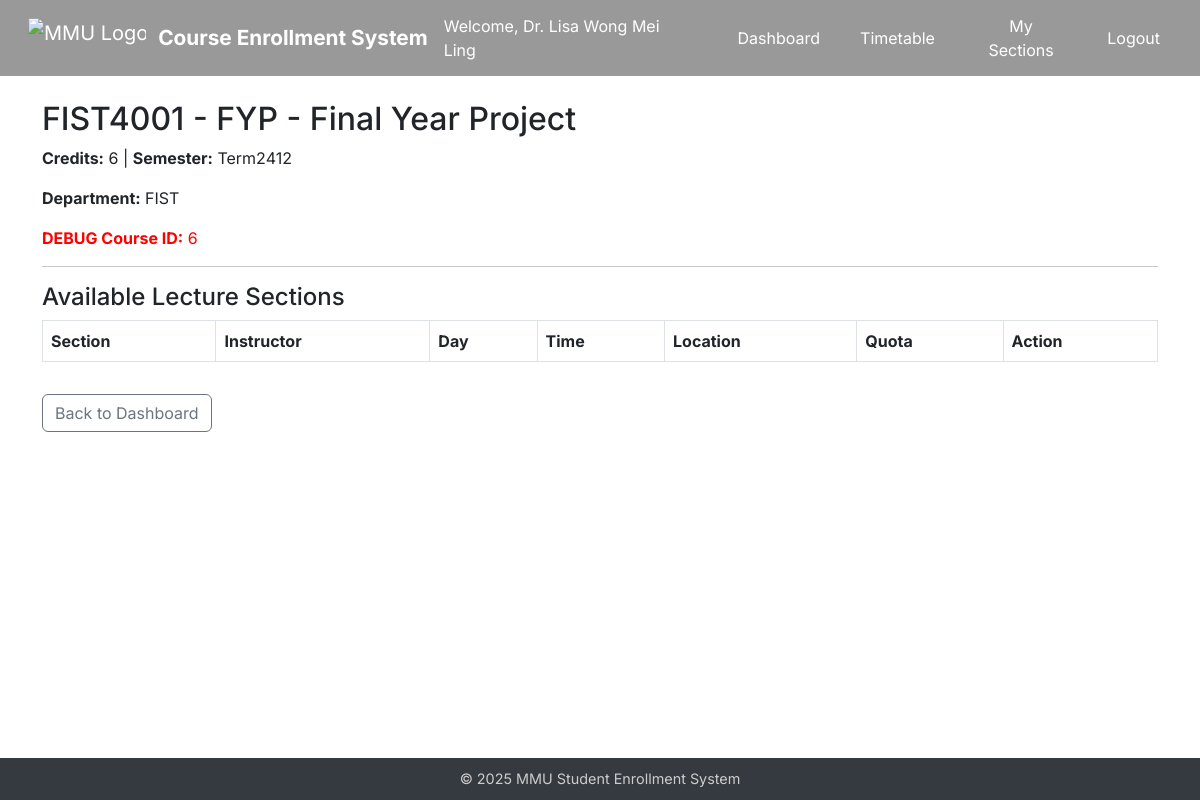
/course/6 (signed in), run on an earlier commit of the app's database.
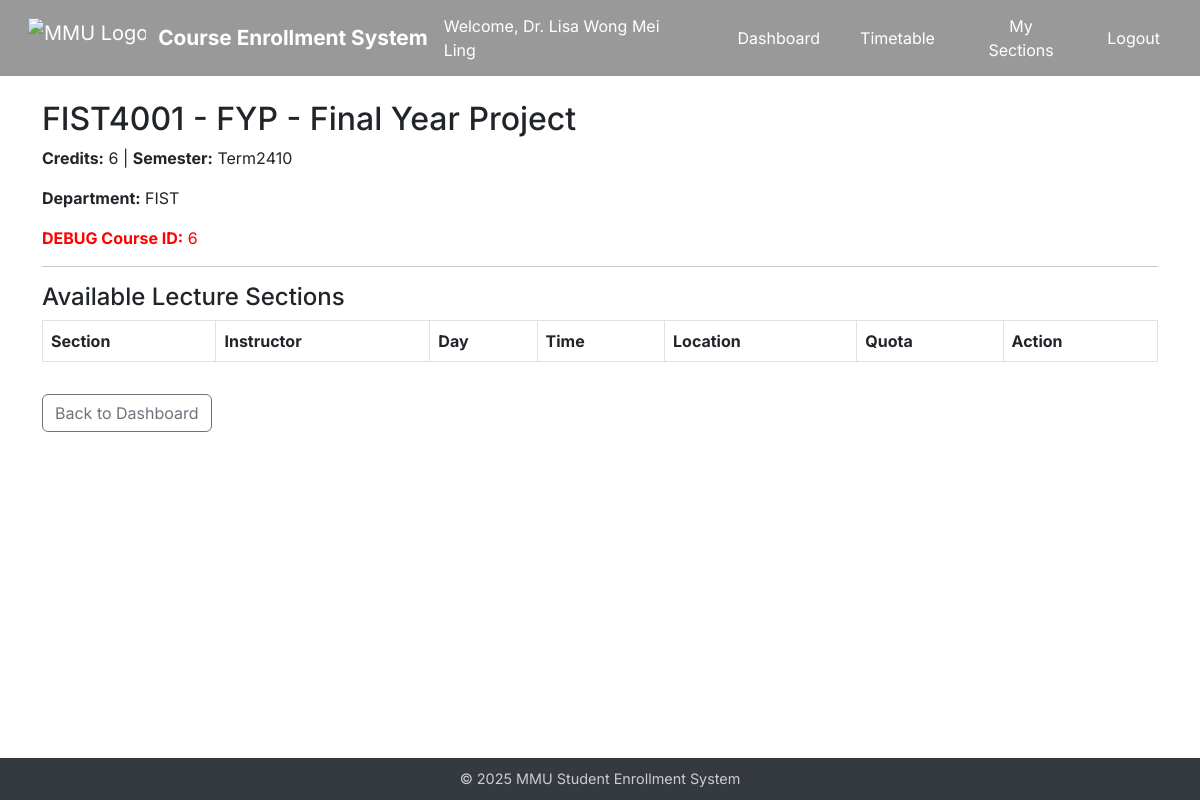
And on a later commit of the database.
### app/models.py (models this page shows)
class Course(db.Model):
    id = db.Column(db.Integer, primary_key=True)
    course_code = db.Column(db.String(10), unique=True)
    course_name = db.Column(db.String(128))
    description = db.Column(db.Text)
    credits = db.Column(db.Integer)
    semester = db.Column(db.String(64))
    department = db.Column(db.String(64))
    prerequisite_id = db.Column(db.Integer, db.ForeignKey('course.id'))
    prerequisite = db.relationship("Course", remote_side=[id])
    enrollments = db.relationship('Enrollment', backref='course', lazy=True)
    sections = db.relationship('Section', back_populates='course', cascade='all, delete')

### app/routes/student.py (the view)
@student_bp.route("/course/<int:course_id>")
@login_required
def course_detail(course_id):
    course = Course.query.get_or_404(course_id)
    lecture_sections = Section.query.filter_by(course_id=course_id, type="Lecture").all()
    student_id = current_user.id
    enrolled_section_ids = [e.section_id for e in Enrollment.query.filter_by(student_id=student_id).all()]
    enrolled_course_ids = set()
    for enrollment in Enrollment.query.filter_by(student_id=student_id).all():
        if enrollment.section:
            enrolled_course_ids.add(enrollment.section.course_id)
    total_credits = db.session.query(db.func.sum(Course.credits)).filter(Course.id.in_(enrolled_course_ids)).scalar() or 0
    setting = SystemSetting.query.filter_by(key="open_semester").first()
    open_semester = setting.value if setting else "Term2410"
    current_enrollments = Enrollment.query.join(Section).join(Course).filter(
        Enrollment.student_id == current_user.id,
        Course.semester == open_semester
    ).all()
    seen_course_ids = set()
    current_semester_credits = 0
    for e in current_enrollments:
        c = e.section.course  # ✅ 避免覆盖外部的 `course`
        if c and c.id not in seen_course_ids:
            current_semester_credits += c.credits
            seen_course_ids.add(c.id)
    max_credits = 20
    return render_template(
        "student/course_detail.html",
        course=course,
        lectures=lecture_sections,
        enrolled_section_ids=enrolled_section_ids,
        total_credits=total_credits,
        current_semester_credits=current_semester_credits,  # ✅ 新增
        max_credits=max_credits  # ✅ 新增
    )

### app/models.py (called while the page is built)
    @property
    def is_instructor(self):
        return True

    @property
    def is_admin(self):
        return False

    @property
    def is_student(self):
        return False

### app/templates/student/course_detail.html (shortened to what this page needs)
{% extends "base.html" %}
{% block content %}
<h2>{{ course.course_code }} - {{ course.course_name }}</h2>
<p><strong>Credits:</strong> {{ course.credits }} | <strong>Semester:</strong> {{ course.semester }}</p>
<p><strong>Department:</strong> {{ course.department }}</p>
<p style="color:red;"><strong>DEBUG Course ID:</strong> {{ course.id }}</p>
<hr>
<h4>Available Lecture Sections</h4>
<table class="table table-bordered">
    <thead>
        <tr>
            <th>Section</th>
            <th>Instructor</th>
            <th>Day</th>
            <th>Time</th>
            <th>Location</th>
            <th>Quota</th>
            <th>Action</th>
        </tr>
    </thead>
</table>
<a href="{{ url_for('student.dashboard') }}" class="btn btn-outline-secondary mt-3">Back to Dashboard</a>
{% endblock %}

What changed in the data, as far as the page shows it:
changed Course "FIST4001": semester "Term2412" → "Term2410"
